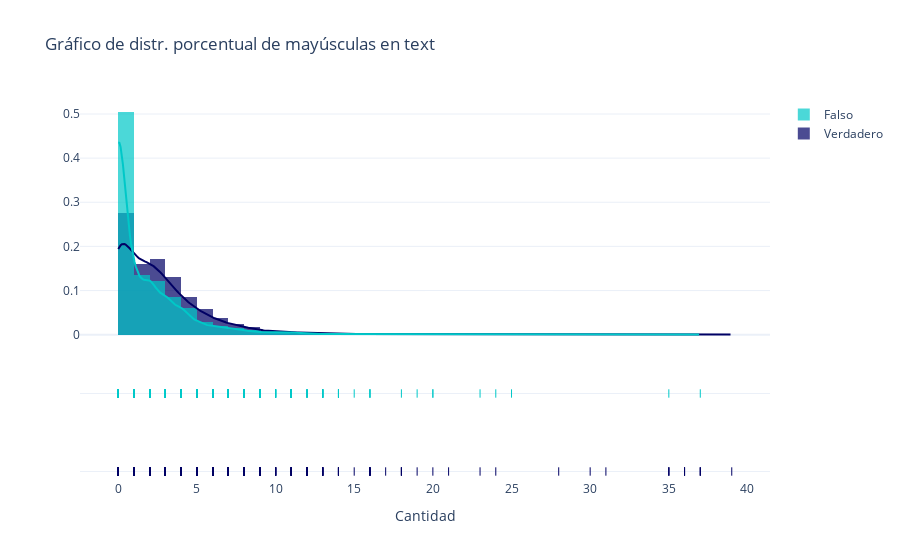

Source (notebook cell):
### Markdown cell above
# Gráficos

### Code cell
#grafico_distr(train_df, 'cant_palabras', 'Gráfico de distr. de cantidad de palabras en text',  'Cantidad', '')
#grafico_distr(train_df, 'cant_caracteres','Gráfico de dist. de cantidad de caracteres en text', 'Cantidad', '')
#grafico_distr(train_df, 'cant_stopwords_pct','Gráfico de distr. porcentual de stopwords en text', 'Porcentaje', '')
#grafico_distr(train_df, 'cant_mayus_pct', 'Gráfico de distr. porcentual de mayúsculas en text','Porcentaje', '')
#grafico_pie(train_df, 'Porcentaje de tweets que contienen link', 'ref_noticias', 'target')
grafico_distr(train_df, 'cant_numeros', 'Gráfico de distr. porcentual de mayúsculas en text','Cantidad', '')

### Figure 1 — Plotly figure (JSON) as saved in the notebook; plotly's stock layout.template omitted (floating-point values rounded to 4 significant figures; data arrays with more than 128 entries replaced by an {"elided": "..."} marker saying what was removed)
{"data": [{"autobinx": false, "histnorm": "probability density", "legendgroup": "Verdadero", "marker": {"color": "rgb(0, 0, 100)"}, "name": "Verdadero", "opacity": 0.7, "type": "histogram", "x": {"elided": "3271 int values"}, "xaxis": "x", "xbins": {"end": 39, "size": 1, "start": 0}, "yaxis": "y"}, {"autobinx": false, "histnorm": "probability density", "legendgroup": "Falso", "marker": {"color": "rgb(0, 200, 200)"}, "name": "Falso", "opacity": 0.7, "type": "histogram", "x": {"elided": "4342 int values"}, "xaxis": "x", "xbins": {"end": 37, "size": 1, "start": 0}, "yaxis": "y"}, {"legendgroup": "Verdadero", "marker": {"color": "rgb(0, 0, 100)"}, "mode": "lines", "name": "Verdadero", "showlegend": false, "type": "scatter", "x": {"elided": "500 float values"}, "xaxis": "x", "y": {"elided": "500 float values"}, "yaxis": "y"}, {"legendgroup": "Falso", "marker": {"color": "rgb(0, 200, 200)"}, "mode": "lines", "name": "Falso", "showlegend": false, "type": "scatter", "x": {"elided": "500 float values"}, "xaxis": "x", "y": {"elided": "500 float values"}, "yaxis": "y"}, {"legendgroup": "Verdadero", "marker": {"color": "rgb(0, 0, 100)", "symbol": "line-ns-open"}, "mode": "markers", "name": "Verdadero", "showlegend": false, "type": "scatter", "x": {"elided": "3271 int values"}, "xaxis": "x", "y": {"elided": "3271 str values"}, "yaxis": "y2"}, {"legendgroup": "Falso", "marker": {"color": "rgb(0, 200, 200)", "symbol": "line-ns-open"}, "mode": "markers", "name": "Falso", "showlegend": false, "type": "scatter", "x": {"elided": "4342 int values"}, "xaxis": "x", "y": {"elided": "4342 str values"}, "yaxis": "y2"}], "layout": {"barmode": "overlay", "hovermode": "closest", "legend": {"traceorder": "reversed"}, "title": {"text": "Gráfico de distr. porcentual de mayúsculas en text"}, "xaxis": {"anchor": "y2", "domain": [0, 1], "title": {"text": "Cantidad"}, "zeroline": false}, "yaxis": {"anchor": "free", "domain": [0.35, 1], "position": 0, "title": {"text": ""}}, "yaxis2": {"anchor": "x", "domain": [0, 0.25], "dtick": 1, "showticklabels": false}}}
